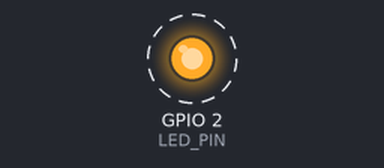
Recording of a sketch running on a simulated ESP32. Shown: output pins drawn as LEDs (lit = HIGH). Dashed ring = blinking.

Above: at 0.2 s.
Timing chart, 0 to 3.0 s (numbered marks = the images above):
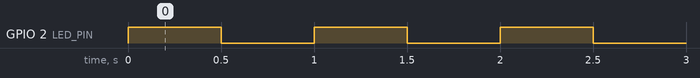

Measured:
- by itself, GPIO 2 (LED_PIN): alternates HIGH for 0.50 s and LOW for 0.50 s

The sketch:

01_task_blink.ino
```cpp
#include <Arduino.h>

const int LED_PIN = 2;

void blinkTask(void *parameter) {
  pinMode(LED_PIN, OUTPUT);
  for (;;) {
    digitalWrite(LED_PIN, !digitalRead(LED_PIN));
    vTaskDelay(pdMS_TO_TICKS(500));
  }
}

void setup() {
  Serial.begin(115200);
  xTaskCreate(blinkTask, "BlinkTask", 2048, nullptr, 1, nullptr);
}

void loop() {
  vTaskDelay(pdMS_TO_TICKS(1000));
}
```
